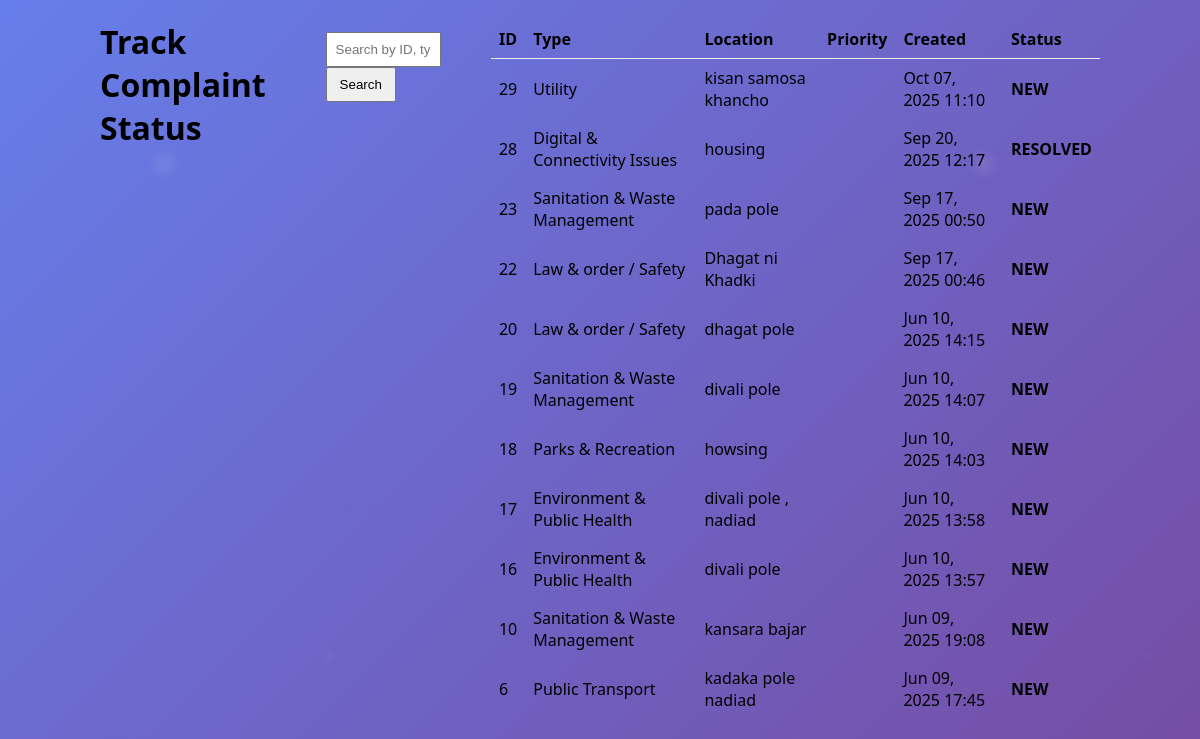
The app's page /services/track_status/ (signed in) with its own data.
### services/models.py (models this page shows, shortened)
class complaint(models.Model):
    class Status(models.TextChoices):
        NEW = 'NEW', 'New'
        ACTIVE = 'ACTIVE', 'Active'
        RESOLVED = 'RESOLVED', 'Resolved'
    user = models.ForeignKey(registration, on_delete=models.CASCADE, null=True, blank=True)
    location = models.CharField(max_length=50)
    comType = models.TextField()
    description = models.TextField(max_length=100)
    image = models.ImageField(upload_to='complaint_image/')
    datetime = models.DateTimeField(auto_now_add=True)
    is_seen = models.BooleanField(default=False)
    status = models.CharField(max_length=10, choices=Status.choices, default=Status.NEW)

### services/views.py (the view, shortened to what this page needs)
# urls.py: path('track_status/', track_status, name='track_status'),
def track_status(request):
    email = request.session.get('email')
    if not email:
        messages.error(request, "You must be logged in to track your complaints.")
        return redirect('login')
    try:
        user = registration.objects.get(email=email)
    except registration.DoesNotExist:
        messages.error(request, "Only citizens can track complaints.")
        return redirect('login')
    query = request.GET.get('q', '').strip()
    complaints_qs = complaint.objects.filter(user=user).order_by('-datetime')
    return render(request, 'track_status.html', {
        'complaints': complaints_qs,
        'query': query,
    })

### services/templates/track_status.html (shortened to what this page needs)
{% load static %}
<!DOCTYPE html>
<html lang="en">
<head>
  <link rel="stylesheet" href="{% static 'CSS/dashboard.css' %}" />
</head>
<body>
  <div class="container" style="max-width: 1000px; margin: 20px auto;">
    <h1>Track Complaint Status</h1>
    <form method="get" style="margin: 12px 0;">
      <input type="text" name="q" placeholder="Search by ID, type, location, or status" value="{{ query }}" style="width: 70%; padding: 8px;" />
      <button type="submit" style="padding:8px 12px;">Search</button>
    </form>
    {% if complaints %}
    <table style="width: 100%; border-collapse: collapse;">
      <thead>
        <tr>
          <th style="text-align:left; padding:8px; border-bottom:1px solid #eee;">ID</th>
          <th style="text-align:left; padding:8px; border-bottom:1px solid #eee;">Type</th>
          <th style="text-align:left; padding:8px; border-bottom:1px solid #eee;">Location</th>
          <th style="text-align:left; padding:8px; border-bottom:1px solid #eee;">Priority</th>
          <th style="text-align:left; padding:8px; border-bottom:1px solid #eee;">Created</th>
          <th style="text-align:left; padding:8px; border-bottom:1px solid #eee;">Status</th>
        </tr>
      </thead>
      <tbody>
        {% for c in complaints %}
        <tr>
          <td style="padding:8px;">{{ c.id }}</td>
          <td style="padding:8px;">{{ c.comType }}</td>
          <td style="padding:8px;">{{ c.location }}</td>
          <td style="padding:8px;">{{ c.priority }}</td>
          <td style="padding:8px;">{{ c.datetime|date:"M d, Y H:i" }}</td>
          <td style="padding:8px; font-weight:600;">{{ c.status }}</td>
        </tr>
        {% endfor %}
      </tbody>
    </table>
    {% else %}
      <p>No complaints found.</p>
    {% endif %}
  </div>
</body>
</html>

### adminpanel/static/CSS/dashboard.css (style rules this page uses)
* { margin: 0; padding: 0; box-sizing: border-box; }
body { margin: 0; font-family: 'Segoe UI', Tahoma, Geneva, Verdana, sans-serif; background: linear-gradient(135deg, #667eea 0%, #764ba2 100%); min-height: 100vh; position: relative; overflow-x: hidden; }
body::before { content: ''; position: fixed; top: 0; left: 0; width: 100%; height: 100%; animation: float 20s linear infinite; pointer-events: none; z-index: -1; }
.container { display: flex; position: relative; z-index: 1; }

### records on screen
complaint: id "29", comType "Utility", location "kisan samosa khancho", datetime "Oct 07, 2025 11:10", status "NEW"
complaint: id "28", comType "Digital & Connectivity Issues", location "housing", datetime "Sep 20, 2025 12:17", status "RESOLVED"
complaint: id "23", comType "Sanitation & Waste Management", location "pada pole", datetime "Sep 17, 2025 00:50", status "NEW"
complaint: id "22", comType "Law & order / Safety", location "Dhagat ni Khadki", datetime "Sep 17, 2025 00:46", status "NEW"
complaint: id "20", comType "Law & order / Safety", location "dhagat pole", datetime "Jun 10, 2025 14:15", status "NEW"
complaint: id "19", comType "Sanitation & Waste Management", location "divali pole", datetime "Jun 10, 2025 14:07", status "NEW"
complaint: id "18", comType "Parks & Recreation", location "howsing", datetime "Jun 10, 2025 14:03", status "NEW"
complaint: id "17", comType "Environment & Public Health", location "divali pole , nadiad", datetime "Jun 10, 2025 13:58", status "NEW"
complaint: id "16", comType "Environment & Public Health", location "divali pole", datetime "Jun 10, 2025 13:57", status "NEW"
complaint: id "10", comType "Sanitation & Waste Management", location "kansara bajar", datetime "Jun 09, 2025 19:08", status "NEW"
complaint: id "6", comType "Public Transport", location "kadaka pole nadiad", datetime "Jun 09, 2025 17:45", status "NEW"
